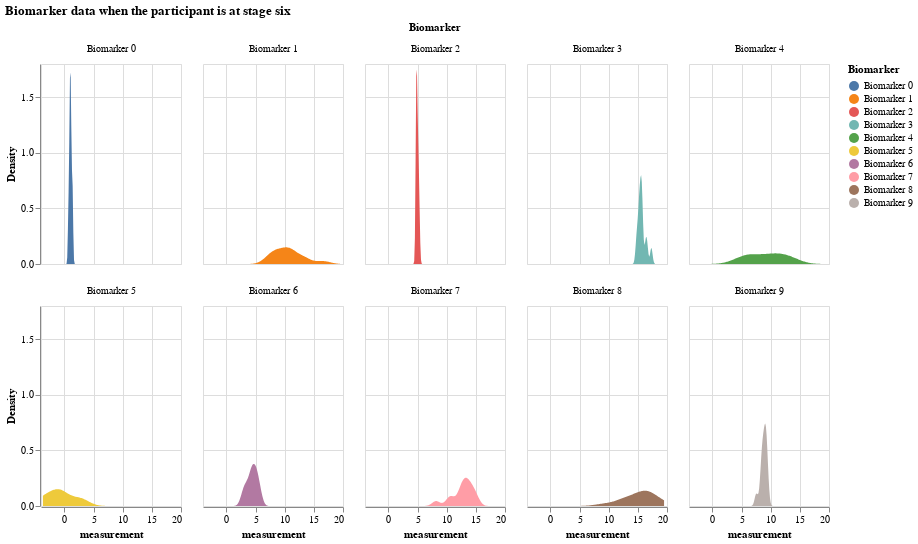

This figure's notebook cell:
### Markdown cell above
### Distribution of all biomarker values when the participant is at a certain disease stage

### Code cell
# biomarker data when the participant is at stage 6
df_kj_6 = df_expanded[df_expanded.k_j == 6]
df_kj_6

alt.Chart(df_kj_6).transform_density(
    'measurement',
    as_=['measurement', 'Density'],
    groupby=['Biomarker']
).mark_area().encode(
    x="measurement:Q",
    y="Density:Q",
    facet = alt.Facet(
        "Biomarker:N",
        columns = 5
    ),
    color=alt.Color(
        'Biomarker:N'
    )
).properties(
    width= 140,
    height = 200,
).properties(
    title='Biomarker data when the participant is at stage six'
)

### Figure 1 — Vega-Lite specification as saved in the notebook (floating-point values rounded to 4 significant figures; data arrays with more than 128 entries replaced by an {"elided": "..."} marker saying what was removed)
{"config": {"view": {"continuousWidth": 300, "continuousHeight": 300}}, "data": {"name": "data-be45f1627df3a49395bd3e53f3d19f82"}, "mark": {"type": "area"}, "encoding": {"color": {"field": "Biomarker", "type": "nominal"}, "facet": {"columns": 5, "field": "Biomarker", "type": "nominal"}, "x": {"field": "measurement", "type": "quantitative"}, "y": {"field": "Density", "type": "quantitative"}}, "height": 200, "title": "Biomarker data when the participant is at stage six", "transform": [{"density": "measurement", "groupby": ["Biomarker"], "as": ["measurement", "Density"]}], "width": 140, "$schema": "https://vega.github.io/schema/vega-lite/v5.16.3.json", "datasets": {"data-be45f1627df3a49395bd3e53f3d19f82": {"elided": "130 records"}}}
